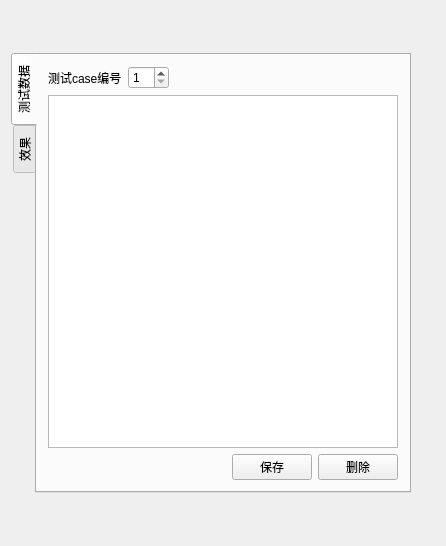
<?xml version="1.0" encoding="UTF-8"?>
<ui version="4.0">
 <class>Widget</class>
 <widget class="QWidget" name="Widget">
  <property name="geometry">
   <rect>
    <x>0</x>
    <y>0</y>
    <width>446</width>
    <height>546</height>
   </rect>
  </property>
  <property name="sizePolicy">
   <sizepolicy hsizetype="Fixed" vsizetype="Fixed">
    <horstretch>0</horstretch>
    <verstretch>0</verstretch>
   </sizepolicy>
  </property>
  <property name="windowTitle">
   <string>对比系统自带toolTip和自定义toolTip的效果</string>
  </property>
  <layout class="QVBoxLayout" name="verticalLayout_7">
   <item>
    <widget class="QTabWidget" name="tabWidget">
     <property name="sizePolicy">
      <sizepolicy hsizetype="Fixed" vsizetype="Fixed">
       <horstretch>0</horstretch>
       <verstretch>0</verstretch>
      </sizepolicy>
     </property>
     <property name="tabPosition">
      <enum>QTabWidget::West</enum>
     </property>
     <property name="currentIndex">
      <number>0</number>
     </property>
     <widget class="QWidget" name="tabTestData">
      <attribute name="title">
       <string>测试数据</string>
      </attribute>
      <layout class="QVBoxLayout" name="verticalLayout_5">
       <item>
        <layout class="QHBoxLayout" name="horizontalLayout">
         <item>
          <widget class="QLabel" name="lbTestNumber">
           <property name="text">
            <string>测试case编号</string>
           </property>
          </widget>
         </item>
         <item>
          <widget class="QSpinBox" name="spinBox">
           <property name="minimum">
            <number>1</number>
           </property>
          </widget>
         </item>
         <item>
          <spacer name="horizontalSpacer">
           <property name="orientation">
            <enum>Qt::Horizontal</enum>
           </property>
           <property name="sizeHint" stdset="0">
            <size>
             <width>138</width>
             <height>20</height>
            </size>
           </property>
          </spacer>
         </item>
        </layout>
       </item>
       <item>
        <widget class="QPlainTextEdit" name="pTxtEditInputTestData">
         <property name="minimumSize">
          <size>
           <width>330</width>
           <height>0</height>
          </size>
         </property>
         <property name="maximumSize">
          <size>
           <width>350</width>
           <height>16777215</height>
          </size>
         </property>
         <property name="plainText">
          <string/>
         </property>
         <property name="placeholderText">
          <string>请输入测试文本...</string>
         </property>
        </widget>
       </item>
       <item>
        <layout class="QHBoxLayout" name="horizontalLayout_3">
         <item>
          <spacer name="horizontalSpacer_3">
           <property name="orientation">
            <enum>Qt::Horizontal</enum>
           </property>
           <property name="sizeHint" stdset="0">
            <size>
             <width>40</width>
             <height>20</height>
            </size>
           </property>
          </spacer>
         </item>
         <item>
          <widget class="QPushButton" name="btnSave">
           <property name="text">
            <string>保存</string>
           </property>
          </widget>
         </item>
         <item>
          <widget class="QPushButton" name="btnDel">
           <property name="text">
            <string>删除</string>
           </property>
          </widget>
         </item>
        </layout>
       </item>
      </layout>
     </widget>
     <widget class="QWidget" name="tabResult">
      <attribute name="title">
       <string>效果</string>
      </attribute>
      <layout class="QVBoxLayout" name="verticalLayout_6">
       <item>
        <layout class="QHBoxLayout" name="horizontalLayout_2">
         <item>
          <widget class="QRadioButton" name="rBtnSystemToolTip">
           <property name="text">
            <string>系统toolTip</string>
           </property>
          </widget>
         </item>
         <item>
          <widget class="QRadioButton" name="rBtnCustomToolTip">
           <property name="text">
            <string>自定义toolTip</string>
           </property>
          </widget>
         </item>
         <item>
          <spacer name="horizontalSpacer_2">
           <property name="orientation">
            <enum>Qt::Horizontal</enum>
           </property>
           <property name="sizeHint" stdset="0">
            <size>
             <width>40</width>
             <height>20</height>
            </size>
           </property>
          </spacer>
         </item>
        </layout>
       </item>
       <item>
        <widget class="QGroupBox" name="groupBox_2">
         <property name="minimumSize">
          <size>
           <width>330</width>
           <height>0</height>
          </size>
         </property>
         <property name="maximumSize">
          <size>
           <width>350</width>
           <height>16777215</height>
          </size>
         </property>
         <property name="title">
          <string>Label</string>
         </property>
         <layout class="QVBoxLayout" name="verticalLayout">
          <item>
           <widget class="QLabel" name="label">
            <property name="minimumSize">
             <size>
              <width>320</width>
              <height>0</height>
             </size>
            </property>
            <property name="maximumSize">
             <size>
              <width>340</width>
              <height>16777215</height>
             </size>
            </property>
            <property name="text">
             <string>TextLabel</string>
            </property>
           </widget>
          </item>
         </layout>
        </widget>
       </item>
       <item>
        <widget class="QGroupBox" name="groupBox">
         <property name="minimumSize">
          <size>
           <width>330</width>
           <height>0</height>
          </size>
         </property>
         <property name="maximumSize">
          <size>
           <width>350</width>
           <height>16777215</height>
          </size>
         </property>
         <property name="title">
          <string>Line Edit</string>
         </property>
         <layout class="QVBoxLayout" name="verticalLayout_2">
          <item>
           <widget class="QLineEdit" name="lineEdit">
            <property name="minimumSize">
             <size>
              <width>320</width>
              <height>0</height>
             </size>
            </property>
            <property name="maximumSize">
             <size>
              <width>340</width>
              <height>16777215</height>
             </size>
            </property>
           </widget>
          </item>
         </layout>
        </widget>
       </item>
       <item>
        <widget class="QGroupBox" name="groupBox_3">
         <property name="minimumSize">
          <size>
           <width>330</width>
           <height>120</height>
          </size>
         </property>
         <property name="maximumSize">
          <size>
           <width>350</width>
           <height>130</height>
          </size>
         </property>
         <property name="title">
          <string>Text Edit</string>
         </property>
         <layout class="QVBoxLayout" name="verticalLayout_3">
          <item>
           <widget class="QTextEdit" name="textEdit">
            <property name="minimumSize">
             <size>
              <width>320</width>
              <height>60</height>
             </size>
            </property>
            <property name="maximumSize">
             <size>
              <width>340</width>
              <height>70</height>
             </size>
            </property>
           </widget>
          </item>
         </layout>
        </widget>
       </item>
       <item>
        <widget class="QGroupBox" name="groupBox_4">
         <property name="minimumSize">
          <size>
           <width>330</width>
           <height>120</height>
          </size>
         </property>
         <property name="maximumSize">
          <size>
           <width>350</width>
           <height>130</height>
          </size>
         </property>
         <property name="title">
          <string>Plain Text Edit</string>
         </property>
         <layout class="QVBoxLayout" name="verticalLayout_4">
          <item>
           <widget class="QPlainTextEdit" name="plainTextEdit">
            <property name="minimumSize">
             <size>
              <width>320</width>
              <height>60</height>
             </size>
            </property>
            <property name="maximumSize">
             <size>
              <width>340</width>
              <height>70</height>
             </size>
            </property>
           </widget>
          </item>
         </layout>
        </widget>
       </item>
      </layout>
     </widget>
    </widget>
   </item>
  </layout>
 </widget>
 <layoutdefault spacing="6" margin="11"/>
 <resources/>
 <connections/>
</ui>
